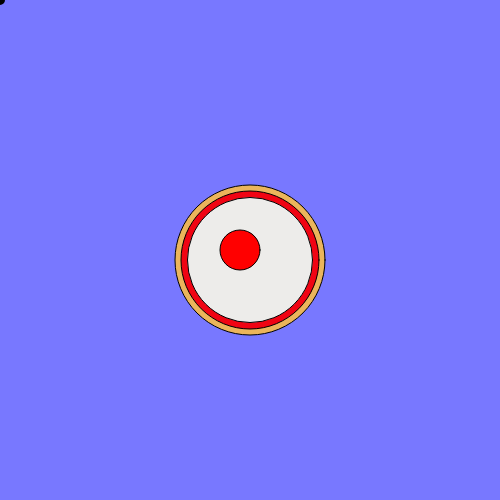
Frame 1 (no input)
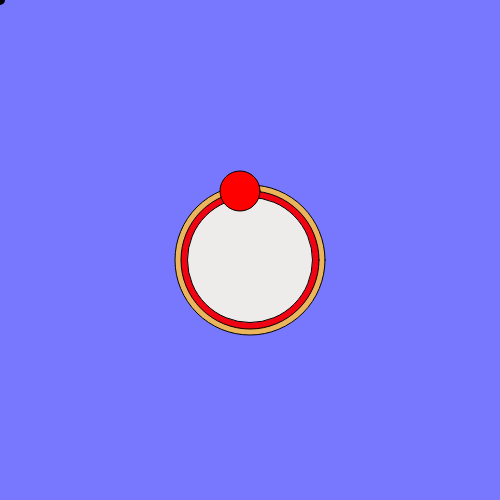
Frame 60 (no input)
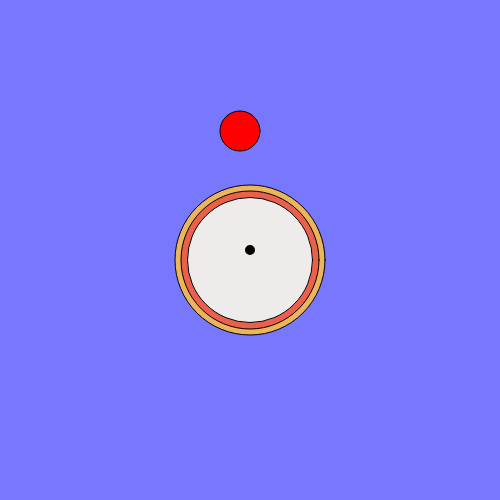
Frame 120 (the mouse pressed at the canvas centre since frame 60)

The p5.js sketch that drew these frames (run headless with seeded random() and noise() and a simulated clock; from frame 60 on, the mouse is pressed at the canvas centre):

// p5.js sketch
// ── sketch.js
i=0;
y=250;
function setup() {
  createCanvas(500, 500);
  
  while (i<5){
    text(i, i*10, height/2);
    i++;
  }
  
}

function draw() {
  background(120,120,255);

         
  push();
  fill('#EBB55B');
  ellipse(250,260,150,150);
  pop(); 
  
  if (mouseIsPressed) {
    push();
    fill('#EB604C');
    ellipse(250,260,138,138)
    pop();
  } else {
    push();
    fill('#F00413');
    ellipse(250,260,138,138);
    pop(); 
  }

  if (keyIsPressed) {
    push();
    fill('#EBE6A3');
    ellipse(250,260,125,125);
    pop(); 
  } else {
    push();
    fill('#EDECEA');
    ellipse(250,260,125,125);
    pop(); 
  }
  
  if(i==0){
    print("flying pepperoni");
  } else {
    print("pepperoni is gone");
  }
  
  push();
  fill(255,0,0);
  ellipse(240,y,40,40);
  y--;
  pop();
  
  push();
  stroke(0);
  strokeWeight(5);
  ellipse(mouseX,mouseY,5,5);
  pop();
}
